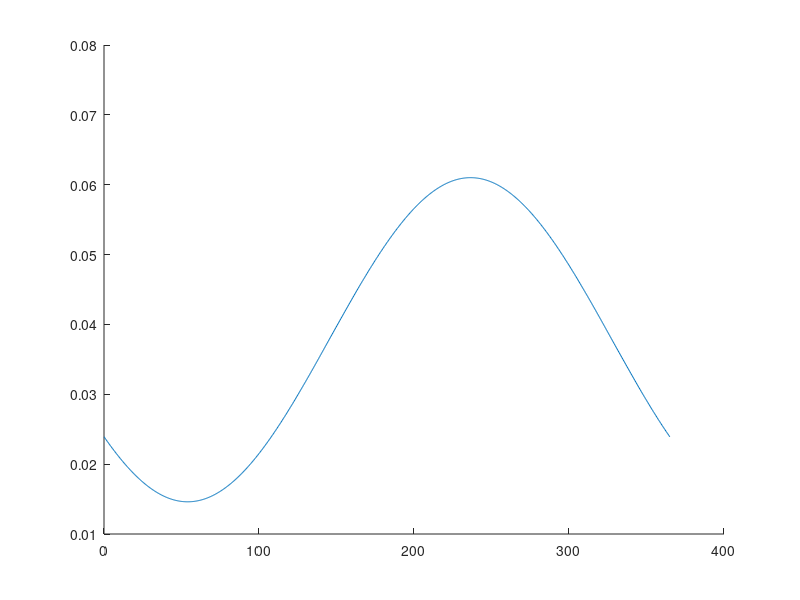

This chart was generated by the following MATLAB code: (Note: this script raises an error after producing the figure.)
t=linspace(0,365,1e3);
T=2*sin(2*t.*pi/365 - 2.5)+16.225;
eta_v=T.*0.0116- 0.1504;
plot(t,eta_v, linewidth=3.0, color='#80B3FF')
xlabel('t (days)')
ylabel('\eta_v')
